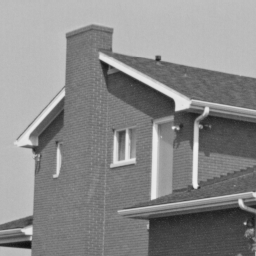
%> input picture images/house.png, 256 x 256 px
$ octave setting_multiscale_globalparam.m   (GNU Octave 9; MATLAB toolbox functions it lacks are replaced by stand-ins)
%> lines starting %> are read from the running program, lines starting %| are printed output that depends on the picture
### operators/op_cs.m
function op = op_cs(N1, N2, P)

% op_subsampling - create a compressed sensing operator
%
%   op = op_cs(N1, N2, P)
%
%   N1, N2 are the dimension of the image to analyse.
%   P is the compression level [0, N1 * N2]
%
%   Copyright (c) 2014 Charles Deledalle

% Degradation matrix
N = N1 * N2;
perm1 = randperm(N);
perm2 = [1 randperm(N-1)+1];

subs = @(x, I) x(I);
A  = @(f) ...
    [subs(subs(dct2(subs(f(:), perm1)), perm2), 1:P)];
AS = @(y) ...
    reshape(ups(idct2(ups(ups(y, 1:P, N), perm2, N)), ...
                perm1, N), N1, N2);
AAS_PseudoInv = @(y) y;
IdPtauAAS_Inv = @(x, tau) x / (1 + tau);

% Projection
Pi = @(x) AS(A(x));
ML = @(y) AS(y);

% Vectorize
op.A = vect(A, N1, N2);
op.AS = vect(AS, P, 1);
op.AAS_PseudoInv = vect(AAS_PseudoInv, P, 1);
op.Pi = vect(Pi, N1, N2);
op.ML = vect(ML, P, 1);
op.IdPtauAAS_Inv = IdPtauAAS_Inv;

global silent;
silent = ~isempty(silent) && sum(abs(silent)) > 0;
if ~silent
    disp(['Test compressed sensing operator']);
end
op = properties_tests(op, N1*N2);

function r = ups(v, I, N)

r = zeros(N, 1);
r(I) = v;

### operators/properties_tests.m
function op = properties_tests(op, N1, N2, N3)

% properties_test - test the properties of an operator and adds
%                   accordingly some fields into it
%
%   op = properties_tests(op, N1, N2, N3)
%
%   op is the operator to test and refine
%   N1, N2, N3 are the dimension of the object that op applies to
%   N2 and N3 are optionals.
%
%   Copyright (c) 2014 Charles Deledalle

    state = deterministic('on');

    global silent;
    silent = ~isempty(silent) && sum(abs(silent)) > 0;
    if ~exist('N2')
        N2 = 1;
    end
    if ~exist('N3')
        N3 = 1;
    end
    if isfield(op, 'AS')
        [P1 P2 P3] = size(op.A(randn(N1, N2, N3)));
        x = randn(N1, N2, N3);
        y = randn(P1, P2, P3);
        a = sum(sum(sum(op.AS(y).*x)));
        b = sum(sum(sum(y.*conj(op.A(x)))));
        if ~silent
            s = sprintf('  Test adjoint?\t\t<A x, y> = <x, AS y>?\t%s\t(error %g)', ...
                         iif(sum(sum(abs(a - b).^2)) < 10e-10, 'OK', 'Fail'), ...
                         sum(sum(abs(a - b).^2)));
            disp(s);
        end
        op.AAS_norm = compute_operator_norm(@(x) op.A(op.AS(x)), ...
                                            randn(P1, P2, P3));
        op.ASA_norm = compute_operator_norm(@(x) op.AS(op.A(x)), ...
                                            randn(N1, N2, N3));
        op.AAS_trace = compute_operator_trace(@(x) op.A(op.AS(x)), ...
                                              randn(P1, P2, P3));
        op.ASA_trace = compute_operator_trace(@(x) op.AS(op.A(x)), ...
                                              randn(N1, N2, N3));
    end
    if isfield(op, 'A_PseudoInv')
        x = randn(N1, N2);
        a = op.A(op.A_PseudoInv(op.A(x)));
        b = op.A(x);
        if ~silent
            s = sprintf(['  Test A^+?\t\ttest int.\t\t%s\t(error %g)'], ...
                         iif(sum(sum((a - b).^2)) < 10e-10, 'OK', 'Fail'), ...
                         sum(sum((a - b).^2)));
            disp(s);
        end
        x = randn(P1, P2, P3);
        a = op.A_PseudoInv(op.A(op.A_PseudoInv(x)));
        b = op.A_PseudoInv(x);
        if ~silent
            s = sprintf(['  Test A^+?\t\ttest ext.\t\t%s\t(error %g)'], ...
                         iif(sum(sum((a - b).^2)) < 10e-10, 'OK', 'Fail'), ...
                         sum(sum((a - b).^2)));
            disp(s);
        end
    end
    if isfield(op, 'AS')
        x1 = randn(P1, P2, P3);
        x2 = op.A(op.AS(x1));
        if ~silent
            s = sprintf('  Norm. tight frame?\tA AS x = x?\t\t%s\t(error %g)', ...
                         iif(sum(sum((x1 - x2).^2)) < 10e-10, 'Yes', 'No'), ...
                         sum(sum((x1 - x2).^2)));
            disp(s);
        end
        a1 = randn(N1, N2, N3);
        a2 = op.AS(op.A(a1));
        op.normalized_tight_frame = sum(sum((x1 - x2).^2)) < 10e-10;
        if ~silent
            s = sprintf('  Unitary?\t\tand AS A x = x?\t\t%s\t(error %g)', ...
                         iif(op.normalized_tight_frame && sum(sum((a1 - a2).^2)) < 10e-10, 'Yes', 'No'), ...
                         sum(sum((a1 - a2).^2)));
            disp(s);
        end
        op.unitary = op.normalized_tight_frame && sum(sum((x1 - x2).^2)) < 10e-10;
    end
    if isfield(op, 'AS') && isfield(op, 'AAS_PseudoInv')
        x = randn(P1, P2, P3);
        a = op.A(op.AS(op.AAS_PseudoInv(op.A(op.AS(x)))));
        b = op.A(op.AS(x));
        if ~silent
            s = sprintf(['  Test (A AS)^+?\ttest int.\t\t%s\t(error %g)'], ...
                         iif(sum(sum((a - b).^2)) < 10e-10, 'OK', 'Fail'), ...
                         sum(sum((a - b).^2)));
            disp(s);
        end
        a = op.AAS_PseudoInv(op.A(op.AS(op.AAS_PseudoInv(x))));
        b = op.AAS_PseudoInv(x);
        if ~silent
            s = sprintf(['  Test (A AS)^+?\ttest ext.\t\t%s\t(error %g)'], ...
                         iif(sum(sum((a - b).^2)) < 10e-10, 'OK', 'Fail'), ...
                         sum(sum((a - b).^2)));
            disp(s);
        end

        op.ASA_PseudoInv_norm = ...
            compute_operator_norm(@(x) op.AAS_PseudoInv(x), ...
                                  randn(P1, P2, P3));
        op.AAS_PseudoInv_trace = ...
            compute_operator_trace(@(x) op.AAS_PseudoInv(x), ...
                                   randn(P1, P2, P3));
    end
    if isfield(op, 'IdPAAS_Inv')
        x1 = randn(P1, P2, P3);
        x2 = op.IdPAAS_Inv(x1 + op.A(op.AS(x1)));
        if ~silent
            s = sprintf(['  Test (Id + A AS)^-1?\ttest right\t\t%s\t(error %g)'], ...
                         iif(sum(sum((x1 - x2).^2)) < 10e-10, 'OK', 'Fail'), ...
                         sum(sum((x1 - x2).^2)));
            disp(s);
        end
        x1 = randn(P1, P2, P3);
        x2 = op.IdPAAS_Inv(x1) + op.A(op.AS(op.IdPAAS_Inv(x1)));
        if ~silent
            s = sprintf(['  Test (Id + A AS)^-1?\ttest left\t\t%s\t(error %g)'], ...
                         iif(sum(sum((x1 - x2).^2)) < 10e-10, 'OK', 'Fail'), ...
                         sum(sum((x1 - x2).^2)));
            disp(s);
        end
    end
    if isfield(op, 'IdPtauAAS_Inv')
        x1 = randn(P1, P2, P3);
        tau = 1 + randn;
        x2 = op.IdPtauAAS_Inv(x1 + tau * op.A(op.AS(x1)), tau);
        if ~silent
            s = sprintf(['  Test (Id + A AS)^-1?\ttest right\t\t%s\t(error %g)'], ...
                         iif(sum(sum((x1 - x2).^2)) < 10e-10, 'OK', 'Fail'), ...
                         sum(sum((x1 - x2).^2)));
            disp(s);
        end
        x1 = randn(P1, P2, P3);
        x2 = op.IdPtauAAS_Inv(x1, tau) + tau * ...
             op.A(op.AS(op.IdPtauAAS_Inv(x1, tau)));
        if ~silent
            s = sprintf(['  Test (Id + A AS)^-1?\ttest left\t\t%s\t(error %g)'], ...
                         iif(sum(sum((x1 - x2).^2)) < 10e-10, 'OK', 'Fail'), ...
                         sum(sum((x1 - x2).^2)));
            disp(s);
        end
    end

    deterministic('off', state);

### tools/compute_operator_norm.m
function [L,e] = compute_operator_norm(A,n)

% compute_operator_norm - compute operator norm
%
%   [L,e] = compute_operator_norm(A,n);
%
%   Copyright (c) 2010 Gabriel Peyre
%   modified 2014 Charles Deledalle

state = deterministic('on');

if length(n)==1
    u = randn(n,1);
    u = u/norm(u);
else
    u = n;
    u = u/norm(u);
end
e = [];
for i=1:30
    v = A(u);
    e(end+1) = sum(u(:).*v(:));
    u = v/norm(v(:));
end
L = e(end);

deterministic('off', state);

### tools/compute_operator_trace.m
function [L,e] = compute_operator_trace(A,n)

% compute_operator_trace - compute operator trace
%
%   [L,e] = compute_operator_trace(A,n);
%
%   Copyright (c) 2014 Charles Deledalle

state = deterministic('on');

if length(n)==1
    u = randn(n,30);
else
    u = n;
end
L = 0;
for i = 1:size(n, 2)
    L = L + u(:, i)' * A(u(:, i));
end
L = L / size(n, 2);

deterministic('off', state);

### operators/op_id.m
function op = op_id(N1, N2)

% op_conv - create the identity operator
%
%   op = op_conv(N1, N2)
%
%   N1, N2 are the dimension of the image to analyse.
%
%   Copyright (c) 2014 Charles Deledalle

    op.A = @(a) a;
    op.AS  = @(x) x;
    op.A_PseudoInv  = @(x) x;
    op.IdPAAS_Inv = @(x) x / 2;
    op.ML = @(y) y;
    op.Pi = @(x) x;
    op.AAS_PseudoInv = @(x) x;

    global silent;
    silent = ~isempty(silent) && sum(abs(silent)) > 0;
    if ~silent
        disp(['Test identity operator']);
    end
    op = properties_tests(op, N1*N2, 1);

### operators/op_wavelet_udwt_analysis.m
function op = op_wavelet_udwt_analysis(N1, N2, depth, gamma, mother, child)

% op_wavelet_udwt_analysis - create a Daubechies 4 UDWT analysis operator
%
%   op = op_wavelet_udwt_analysis(N1, N2, depth, gamma, mother, child)
%
%   N1, N2 are the dimension of the image to analyse.
%   depth is a vector of all levels of the scales.
%   gamma defines the weighting of each scale by 4^(d (gamma - 1)).
%   mother and whild define the wavelet shape.
%
%   The obtained dictionary is redundant but is not a complete
%   Daubechies 4 dictionnary. It computes only detail coefficients
%   in vertical and horizontal
%
%   Copyright (c) 2014 Charles Deledalle

L = depth(end);

if ~exist('gamma', 'var')
    gamma = 1;
end

% Create filter-bank
alpha = 4^(gamma);

c = ceil(length(mother) / 2) - 1;
hg_X = zeros(N1, N2);
for i = 1:length(mother)
    hg_X(mod(i - c - 1, N1) + 1, 1) = mother(i);
end
hg_X = hg_X / norm(hg_X);
hg_list{1} = real(ifft2(fft2(hg_X) .* fft2(hg_X')));

hf = zeros(N1, N2);
for i = 1:length(mother)
    hf(mod(i - c - 1, N1) + 1, 1) = child(i);
end
hf = hf / norm(hf);
hf_list{1} = hf;

for k = 2:L
    hg_list{k} = atrous(hg_list{k-1});
    hf_list{k} = atrous(hf_list{k-1});
end

% Approximation coefficients
c = 0;
for k = depth
    % Vertical
    c = c + 1;

    hgp = zeros(N1, N2);
    hgp(1, 1) = 1;
    for i = 1:(k-1)
        hgp = real(ifft2(fft2(hg_list{i}) .* fft2(hgp)));
    end
    hf = real(ifft2(fft2(hf_list{k}) .* fft2(hgp)));
    hf = hf / max(abs(hf(:)));

    f_h{c}.adj = fft2(hf) / 4^k * alpha^k;

    hf = hf([1 end:-1:2], [1 end:-1:2]);
    f_h{c}.def = fft2(hf) / 4^k * alpha^k;
    f_h{c}.k = k;

    % Horizontal
    c = c + 1;

    hf = hf';
    f_h{c}.adj = fft2(hf) / 4^k * alpha^k;

    hf = hf([1 end:-1:2], [1 end:-1:2]);
    f_h{c}.def = fft2(hf) / 4^k * alpha^k;
    f_h{c}.k = k;
end
C = length(f_h);

% For pseudo-inversion
f_i = ones(N1, N2);
for c = 1:C
    k = f_h{c}.k;
    f_i = f_i + abs(f_h{c}.adj).^2;
end

% Define operators
A  = @(a) my_iudwt(a, f_h, N1, N2);
AS = @(x) my_udwt_adj(x, f_h, N1, N2);
IdPAAS_Inv = @(x) my_IdPAAS_Inv(x, f_i, N1, N2);

[Q1, Q2, Q3] = size(AS(ones(N1, N2)));

op.A = vect(A, Q1, Q2, Q3);
op.AS = vect(AS, N1, N2);

op.IdPAAS_Inv = vect(IdPAAS_Inv, N1, N2);

global silent
silent = ~isempty(silent) && sum(abs(silent)) > 0;
if ~silent
    disp(['Test filter bank']);
end
op = properties_tests(op, Q1 * Q2 * Q3);

function x = my_iudwt(a, f_h, N1, N2)

    C = length(f_h);
    x = zeros(N1, N2);
    for c = 1:C
        k = f_h{c}.k;
        x = x + real(ifft2(f_h{c}.def .* fft2(a(:, (1:N2)+N2*(c-1)))));
    end

function a = my_udwt_adj(x, f_h, N1, N2)

    C = length(f_h);
    a = zeros(N1, C*N2);
    for c = 1:C
        k = f_h{c}.k;
        a(:, (1:N2)+N2*(c-1)) = real(ifft2(f_h{c}.adj .* fft2(x)));
    end

function x = my_IdPAAS_Inv(x, f_i, N1, N2)

    x = real(ifft2(fft2(x) ./ f_i));

function hf = atrous(hf)

    hf = fftshift(hf);

    [N1 N2] = size(hf);
    [cX cY] = fourier_center(N1, N2);
    [X, Y] = meshgrid((1:N2) - cX, (1:N1) - cY);

    if mod(cX, 2) == 0
        rX = 2:2:N1;
    else
        rX = 1:2:N1;
    end
    if mod(cY, 2) == 0
        rY = 2:2:N1;
    else
        rY = 1:2:N1;
    end
    Xmask = (mod(X, 2) == 0);
    Ymask = (mod(Y, 2) == 0);

    hf(rX, rY) = hf(cX + (rX - cX) / 2, cY + (rY - cY) / 2);
    hf(~(Xmask & Ymask)) = 0;

    hf = fftshift(hf);

function [cM, cN] = fourier_center(M,N)

    if mod(M,2) == 1
        cM = (M+3)/2;
    else
        cM = (M+2)/2;
    end
    if mod(N,2) == 1
        cN = (N+3)/2;
    else
        cN = (N+2)/2;
    end

### operators/op_daub4_udwt_analysis.m
function op = op_daub4_udwt_analysis(N1, N2, depth, gamma)

% op_daub4_udwt_analysis - create a Daubechies 4 UDWT analysis operator
%
%   op = op_daub4_udwt_analysis(N1, N2, depth, gamma)
%
%   N1, N2 are the dimension of the image to analyse.
%   depth is a vector of all levels of the scales.
%   gamma defines the weighting of each scale by 4^(d (gamma - 1)).
%
%   The obtained dictionary is redundant but is not a complete
%   Daubechies 4 dictionnary. It computes only detail coefficients
%   in vertical and horizontal
%
%   Copyright (c) 2014 Charles Deledalle

mother = [  0.6830127,  1.1830127, 0.3169873, -0.1830127 ];
child  = [ -0.1830127, -0.3169873, 1.1830127, -0.6830127 ];
op = op_wavelet_udwt_analysis(N1, N2, depth, gamma, mother, child);

### tools/iif.m
function res = iif(x, y, z)

% iif - conditional statement
%
%   res = iif(cond, value1, value2)
%
%   cond, value1 and value2 are three matrices of the same size.
%   res contains entries of value1 where cond is true, value2 otherwise.
%
%   Copyright (c) 2014 Charles Deledalle

    if length(x(:)) > 1
        res = y .* ones(size(x));
        res(~x) = z(~x);
    else
        if x
            res = y;
        else
            res = z;
        end
    end

### tools/deterministic.m
function varargout = deterministic(str, varargin)

% deterministic - enter or exit deterministic code sections
%
%   state = deterministic('on')
%
%   deterministic('off', state)
%
%   state is either the current state to record or the previous
%   state to restore.
%
%   Copyright (c) 2014 Charles Deledalle

    switch str
      case 'off'
        rng(varargin{1});
      otherwise
        varargout{1} = rng;
        rng(100);
    end

### settings/setting_multiscale_globalparam.m
% setting_multiscale_globalparameter - set up a multiscale wavelet
%                                      problem with one global parameter
%
%   Copyright (c) 2014 Charles Deledalle

%%% Build signal f
if ~exist('f0', 'var')
    f0 = double(imread('house.png'));
%> f0: size 256x256 double; min 16, max 239, mean 138; mean of the top-left, top-right, bottom-left and bottom-right quarters 159.8, 150, 135.6, 106.6
end
[n1, n2] = size(f0);
%> n1 = 256; n2 = 256
f0 = f0(:);
N = n1 * n2;
%> N = 65536

%%% Define degradations
P = N/2;
%> P = 32768
phi0 = op_cs(n1, n2, P);
%|   Test adjoint?		<A x, y> = <x, AS y>?	OK	(error 5.46068e-25)
%|   Norm. tight frame?	A AS x = x?		Yes	(error 5.40826e-27)
%|   Unitary?		and AS A x = x?		No	(error 32860.4)
%|   Test (A AS)^+?	test int.		OK	(error 5.48458e-27)
%|   Test (A AS)^+?	test ext.		OK	(error 5.66021e-27)
%|   Test (Id + A AS)^-1?	test right		OK	(error 7.6355e-28)
%|   Test (Id + A AS)^-1?	test left		OK	(error 7.82194e-28)
sig = 10;

%%% Generate the observation y
y = phi0.A(f0) + sig * randn(P, 1);

%%% Define synthesis dictionary Psi
psi = op_id(n1, n2);
%|   Test adjoint?		<A x, y> = <x, AS y>?	OK	(error 0)
%|   Test A^+?		test int.		OK	(error 0)
%|   Test A^+?		test ext.		OK	(error 0)
%|   Norm. tight frame?	A AS x = x?		Yes	(error 0)
%|   Unitary?		and AS A x = x?		Yes	(error 0)
%|   Test (A AS)^+?	test int.		OK	(error 0)
%|   Test (A AS)^+?	test ext.		OK	(error 0)
%|   Test (Id + A AS)^-1?	test right		OK	(error 0)
%|   Test (Id + A AS)^-1?	test left		OK	(error 0)

%%% Define analysis dictionary D
if ~exist('J', 'var')
    J = 3;
end
D = op_daub4_udwt_analysis(n1, n2, 1:J, 0);
%> after the loop in op_wavelet_udwt_analysis, `for i = 1:length(mother)`:
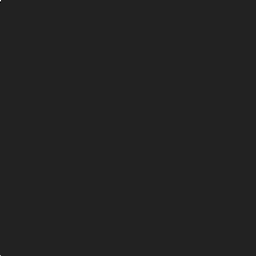
%> hg_X: size 256x256 double; min -0.183, max 1.18, mean 3.05e-05; drawn with min black and max white
%> after the loop in op_wavelet_udwt_analysis, `for c = 1:C`:
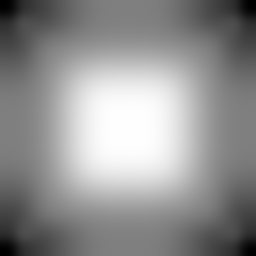
%> f_i: size 256x256 double; min 1, max 1.36, mean 1.2; drawn with min black and max white
%|   Test adjoint?		<A x, y> = <x, AS y>?	OK	(error 7.27014e-25)
%|   Norm. tight frame?	A AS x = x?		No	(error 41799.9)
%|   Unitary?		and AS A x = x?		No	(error 369201)
%|   Test (Id + A AS)^-1?	test right		OK	(error 1.24695e-26)
%|   Test (Id + A AS)^-1?	test left		OK	(error 1.23894e-26)

%%% Define the norm and its derivative
amplitude.energy = @(a, lambda)    sum(sum(abs(a) * lambda));
amplitude.def = @(a, lambda)       abs(a) * 1/lambda;
amplitude.D{1} = @(a, lambda, da)  sign(a) .* da * 1/lambda;
amplitude.D{2} = @(a, lambda)      abs(a) * -1/lambda.^2;

%%% Define solver
stop_func = @(it, energy, update) ...
    it >= 100;

solver_for_mc = @(y, lambda, delta) ...
    sparse_analysis_cp(y, lambda, ...
                       phi0, psi, D, ...
                       amplitude, ...
                       stop_func, ...
                       'AppliedJacY', ...
                       delta);

solver_for_fdmc = @(y, lambda, delta) ...
    sparse_analysis_cp(y, lambda, ...
                       phi0, psi, D, ...
                       amplitude, ...
                       stop_func, ...
                       'JacTheta');

%%% Parameters
param.show = @(lambda) fprintf('%.8f ', lambda);
param.ok = @(lambda) (min(lambda, [], 1) > 0);
param.init = ...
    1/2 * sig^2 * P ./ ...
    amplitude.energy(D.AS(phi0.ML(y)), 1) / 2;
%> param.init = 0.687

%%% Risk conf
risk.type = 'projection';
risk.delta = randn(size(y));
